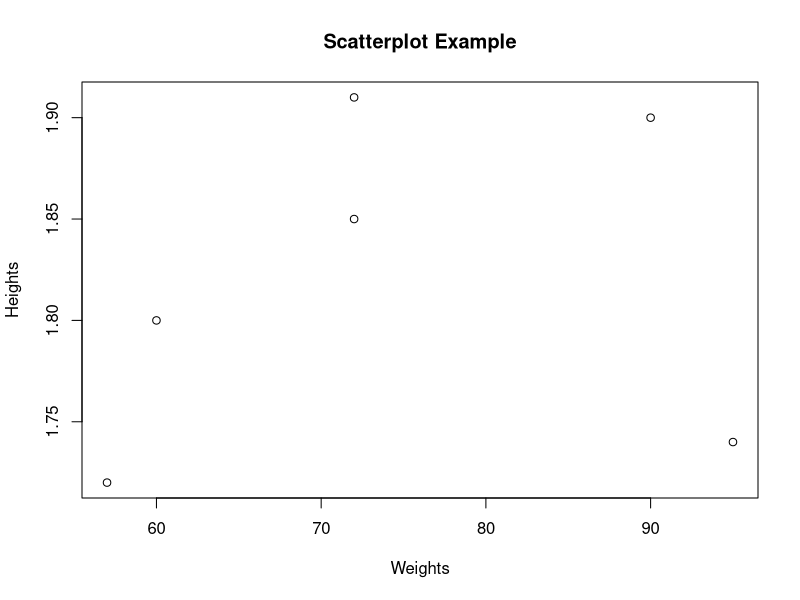

R code for this plot:
## ---- chunk 1
knitr::opts_chunk$set(echo = TRUE)
## ---- chunk 2
log(10)
## ---- chunk 3
sqrt(81)
## ---- chunk 4
vec <- rnorm(15)
sd(vec)
mean(vec)
## ---- chunk 5
rnorm(15, mean = 10, sd = 2)
vec_10_2 <- rnorm(15,10,2)
sd(vec_10_2)
mean(vec_10_2)
## ---- chunk 6
weight <- c(60, 72, 57, 90, 95, 72)
height <- c(1.80, 1.85, 1.72, 1.90, 1.74, 1.91)
## ---- chunk 7
plot(weight, height, main="Scatterplot Example", xlab="Weights", ylab="Heights")
## ---- chunk 8
bmi <- (weight/height^2)
print(bmi)
## ---- chunk 9
mean(weight)
## ---- chunk 10
wm <- (weight-mean(weight))
print(wm)
## ---- chunk 11
sum(wm)
